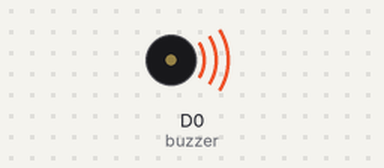
A sketch run on a simulated ESP8266 (NodeMCU). Shown: buzzer (waves = sounding).

Above: at 0.5 s.
Timing chart, 0 to 4.6 s (numbered marks = the images above):
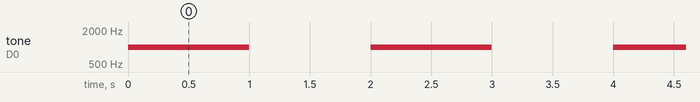

Measured:
- by itself, tone on D0 (buzzer): alternates 1000 Hz for 1.0 s and silent for 1.0 s

The sketch:

buzzer.ino
```cpp
/* Arduino tutorial - Buzzer / Piezo Speaker
   More info and circuit: http://www.ardumotive.com/how-to-use-a-buzzer-en.html
   Dev: Michalis Vasilakis // Date: 9/6/2015 // www.ardumotive.com */
#include <Arduino.h>
#include <ESP8266WiFi.h>
const int buzzer = D0; //buzzer to arduino pin 9


void setup(){

  pinMode(buzzer, OUTPUT); // Set buzzer - pin 9 as an output

}

void loop(){

  tone(buzzer, 1000); // Send 1KHz sound signal...
  delay(1000);        // ...for 1 sec
  noTone(buzzer);     // Stop sound...
  delay(1000);        // ...for 1sec

}
```
